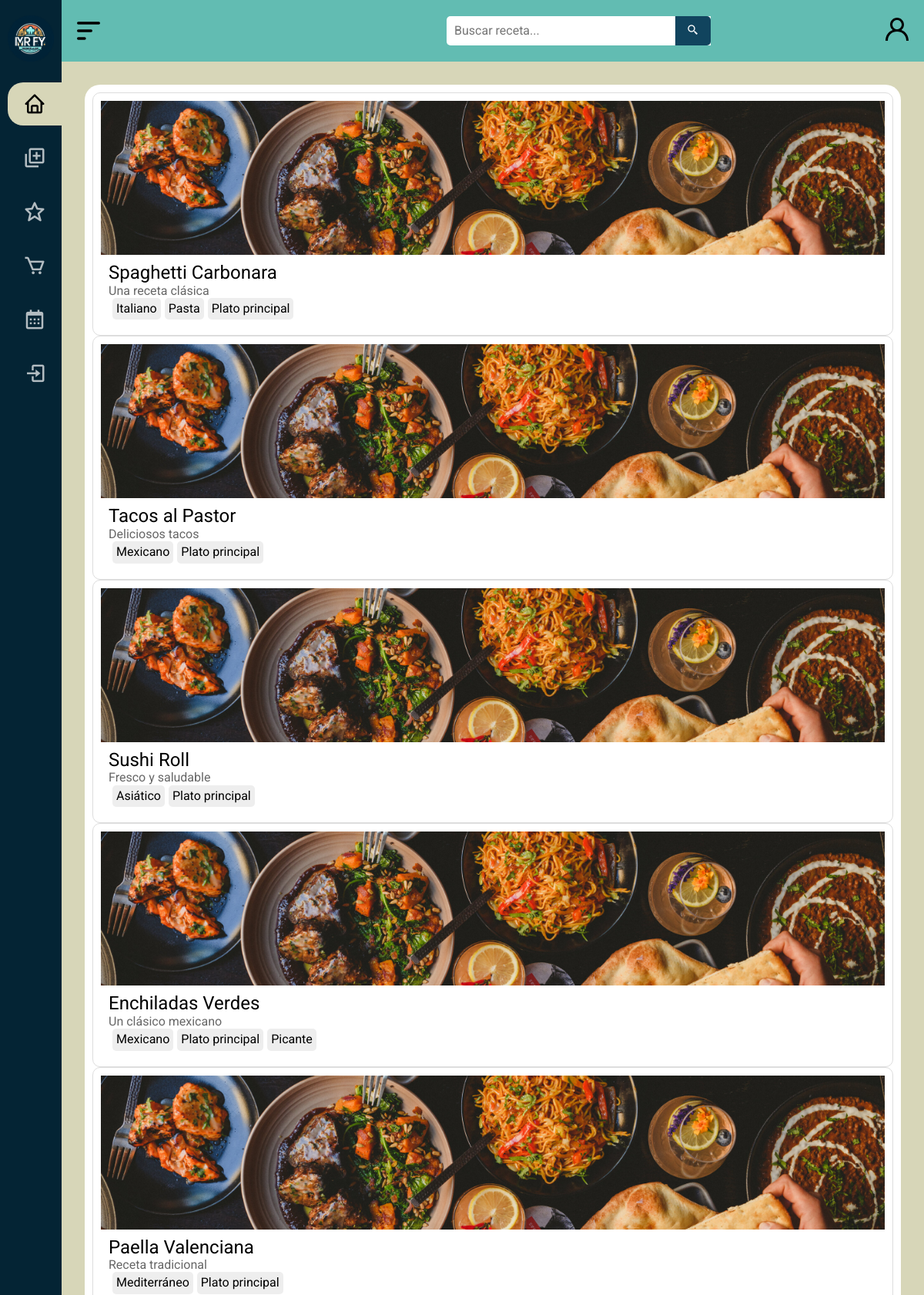
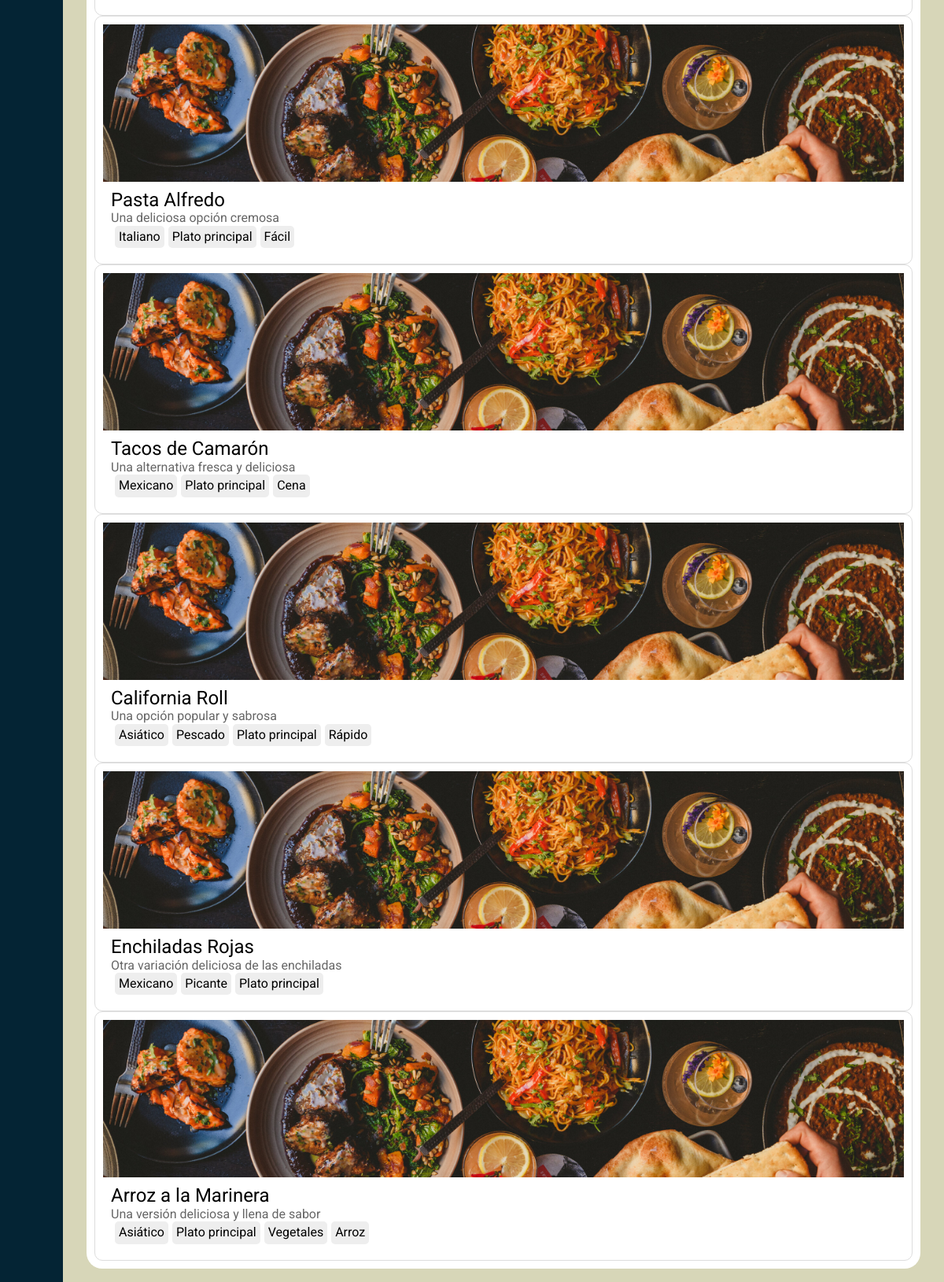
The page /inicio/ on the database its author committed (2 pictures, top to bottom).
### MRFY/models.py (models this page shows, shortened)
class Recipe(models.Model):
    IDReceta = models.AutoField(primary_key=True, unique=True)  # Clave primaria que coincide con la base de datos
    Nombre = models.CharField(max_length=100, null=False)
    Calorias = models.CharField(max_length=50, null=True)
    CarbHidratos = models.CharField(max_length=50, null=True)
    Proteinas = models.CharField(max_length=50, null=True)
    Grasas = models.CharField(max_length=50, null=True)
    Instrucciones = models.TextField(null=True)
    Comentarios = models.TextField(null=True)
    Valoración = models.DecimalField(max_digits=3, decimal_places=1, null=True)
    TiempoPreparación = models.CharField(max_length=50, null=True)
    Imagen = models.TextField(default='images/wallpaper4.jpg')
    Etiquetas = models.ManyToManyField('Tag', through='RecipeTag')
    Ingredientes = models.ManyToManyField('Ingredient', through='RecipeIngredient')

class RecipeTag(models.Model):
    IDReceta = models.ForeignKey(Recipe, on_delete=models.CASCADE)
    IDTag = models.ForeignKey(Tag, on_delete=models.CASCADE)

class Tag(models.Model):
    IDTag = models.AutoField(primary_key=True, unique=True)  # Clave primaria que coincide con la base de datos
    Nombre = models.CharField(max_length=100, null=False)

### MRFY/views.py (the view)
# urls.py: path('inicio/', inicio, name='inicio'),
def inicio(request):
    recipes = Recipe.objects.all()
    context = {
        "recipes": recipes,
        "user": request.user
    }
    return render(request, 'inicio/inicio.html', context)

### MRFY/templates/inicio/inicio.html (shortened to what this page needs)
{% load static %}
{% load custom_filters %}
<!DOCTYPE html>
<html lang="es">
<head>
    <link rel="stylesheet" href="{% static 'css/normalize.css' %}">
    <link rel="stylesheet" href="{% static 'css/estilos2.css' %}">
    <link href='https://unpkg.com/boxicons@2.1.4/css/boxicons.min.css' rel='stylesheet'>
</head>
<body id="body">
    <header id="header" class="header_standard">
        <div class="icon__menu">
            <img src="{% static 'images/menu-alt-1-svgrepo-com.svg' %}" alt="icono" class="svg__icon" id="btn_open">
        </div>
        <div class="search__box">
            <form action="{% url 'search' %}" method="GET">
                <input type="text" name="q" class="search__input" placeholder="Buscar receta...">
                <button class="search__button" type="submit">
                    <i class="bx bx-search-alt-2"></i>
                </button>
            </form>
        </div>
        <div class="icon__login">
            <a href="#" class="login">
                <img src="{% static 'images/profile-1335-svgrepo-com.svg' %}" alt="" class="svg__icon" title="Iniciar sesion">
            </a>
        </div>
    </header>
    <div class="menu__side" id="menu_side">
        <div class="name__page">
            <a href="/inicio">
                <img src="{% static 'images/icon.png' %}" alt="icono" class="icon">
            </a>
        </div>
        <div class="options__menu">
            <a href="/inicio" class="select">
                <div class="option">
                    <i class='bx bx-home' title="Inicio"></i>
                </div>
            </a>
            <a href="#">
                <div class="option">
                    <i class='bx bx-add-to-queue' title="Subir receta"></i>
                </div>
            </a>
            <a href="#">
                <div class="option">
                    <i class='bx bx-star' title="Favoritos"></i>
                </div>
            </a>
            <a href="#">
                <div class="option">
                    <i class='bx bx-cart' title="Lista de compras"></i>
                </div>
            </a>
            <a href="#">
                <div class="option">
                    <i class='bx bx-calendar' title="Recetario semanal"></i>
                </div>
            </a>
            {% if user.is_authenticated %}
            <a href="/logout">
                <div class="option">
                    <i class='bx bx-log-out' title="Logout"></i>
                    <h4>Cerrar sesion</h4>
                </div>
            </a>
            {% else %}
            <a href="/login">
                <div class="option">
                    <i class='bx bx-log-in' title="Login"></i>
                </div>
            </a>
            {% endif %}
        </div>
    </div>
    <main>
        <div class="main__container">
            {% for recipe in recipes %}
            <div class="recipe-card">
                <a href="{% url 'recipe_detail' recipe.IDReceta %}">
                <div class="recipe-image">
                    <img src="{% static recipe.Imagen %}" alt="Receta">
                </div>
                <div class="recipe-content">
                    <h2 class="recipe-title">{{ recipe.Nombre }}</h2>
                    <p class="recipe-description">{{ recipe.Comentarios }}</p>
                    <div class="recipe-tags">
                        {% for recipe_tag in recipe.recipetag_set.all %}
                            <a href="{% url 'search' %}?q={{ recipe_tag.IDTag.Nombre }}" class="tag">{{ recipe_tag.IDTag.Nombre }}</a>
                        {% endfor %}
                    </div>
                </div>
                </a>
            </div>
            {% endfor %}
        </div>
    </main>
</body>
</html>

### MRFY/static/css/estilos2.css (style rules this page uses)
* { text-decoration: none; font-family: "Roboto", sans-serif; }
.svg__icon { width: 30px; height: 30px; }
.options__menu .option i { width: 30px; height: 30px; font-size: 30px; }
.icon { width: 70px; height: 70px; }
body { margin-left: 80px; transition: margin-left 300ms cubic-bezier(0.785, 0.135, 0.15, 0.86); margin-top: 80px; background: #D7D6B8; }
main { padding: 20px; }
header { height: 80px; background-color: #62BCB2; display: flex; align-items: center; position: fixed; top: 0; z-index: 200; transition: width 300ms cubic-bezier(0.785, 0.135, 0.15, 0.86); }
.header_standard { width: calc(100% - 80px); }
.icon__menu { width: 50px; height: 100%; display: flex; justify-content: center; align-items: center; transform: translateX(10px); }
.icon__login { position: absolute; right: 0; width: 50px; height: 100%; display: flex; justify-content: center; align-items: center; }
.icon__menu .svg__icon { width: 40px; height: 40px; cursor: pointer; position: absolute; }
.menu__side { width: 80px; height: 100%; background: #042434; position: fixed; top: 0; left: 0; color: white; font-size: 18px; z-index: 300; overflow: hidden; overflow-y: scroll; transition: all 300ms cubic-bezier(0.785, 0.135, 0.15, 0.86); }
.menu__side { -ms-overflow-style: none; scrollbar-width: none; }
.name__page { padding: 10px 10px; display: flex; align-items: center; margin-top: 10px; }
.name__page .icon { margin-right: 20px; width: 60px; height: 60px; }
.options__menu { padding: 20px 30px; position: absolute; top: 80px; }
.options__menu a { color: #ffffffb2; cursor: default; display: block; position: relative; transition: color 300ms; }
.icon__login .login .svg__icon { margin-right: 20px; cursor: pointer; }
.options__menu .option { padding: 20px 0px; display: flex; align-items: center; position: relative; }
.options__menu .option i { margin-right: 20px; cursor: pointer; }
a.select { color: black; width: 250px; }
.select::before { content: ''; width: 3px; height: 80%; width: 280px; position: absolute; top: 10%; left: -20px; background: #D7D6B8; border-radius: 20px; margin-right: 50px; }
.main__container { position: relative; margin: 10px; padding: 10px; border-radius: 20px; background: white; justify-content: center; align-items: center; }
.recipe-card { border: 1px solid #ddd; border-radius: 10px; overflow: hidden; display: flex; flex-direction: column; padding: 10px; }
.recipe-card a { color: black; }
.recipe-image { width: 100%; height: 200px; background: #f0f0f0; }
.recipe-image img { width: 100%; height: 100%; object-fit: cover; }
.recipe-content { padding: 10px; }
.recipe-title { font-size: 1.5em; }
.recipe-description { color: #666; }
.recipe-tags { display: flex; gap: 5px; }
.tag { background: #eee; padding: 5px; border-radius: 5px; }
.container__recipe h1, h2 { font-weight: 400; }
.search__box { position: relative; padding-left: 450px; display: flex; justify-content: center; align-items: center; margin: 20px 0; font-size: 1rem; }
.search__box i { color: white; }
.search__input { padding: 10px; padding-right: 150px; border-radius: 5px 0 0 5px; border: 0; outline: none; }
.search__box button { background-color: #11445e; padding: 10px 15px; position: absolute; border: 0; top: 0; bottom: 0; right: 0; margin: auto; border-radius: 0 5px 5px 0; cursor: pointer; transition: 300ms; }

### rows shown on the page
Recipe: Imagen (picture), Nombre "Spaghetti Carbonara", Comentarios "Una receta clásica"
RecipeTag: IDTag.Nombre "Italiano"
RecipeTag: IDTag.Nombre "Pasta"
RecipeTag: IDTag.Nombre "Plato principal"
Recipe: Imagen (picture), Nombre "Tacos al Pastor", Comentarios "Deliciosos tacos"
RecipeTag: IDTag.Nombre "Mexicano"
RecipeTag: IDTag.Nombre "Plato principal"
Recipe: Imagen (picture), Nombre "Sushi Roll", Comentarios "Fresco y saludable"
RecipeTag: IDTag.Nombre "Asiático"
RecipeTag: IDTag.Nombre "Plato principal"
Recipe: Imagen (picture), Nombre "Enchiladas Verdes", Comentarios "Un clásico mexicano"
RecipeTag: IDTag.Nombre "Mexicano"
RecipeTag: IDTag.Nombre "Plato principal"
RecipeTag: IDTag.Nombre "Picante"
Recipe: Imagen (picture), Nombre "Paella Valenciana", Comentarios "Receta tradicional"
RecipeTag: IDTag.Nombre "Mediterráneo"
RecipeTag: IDTag.Nombre "Plato principal"
Recipe: Imagen (picture), Nombre "Pasta Alfredo", Comentarios "Una deliciosa opción cremosa"
RecipeTag: IDTag.Nombre "Italiano"
RecipeTag: IDTag.Nombre "Plato principal"
RecipeTag: IDTag.Nombre "Fácil"
Recipe: Imagen (picture), Nombre "Tacos de Camarón", Comentarios "Una alternativa fresca y deliciosa"
RecipeTag: IDTag.Nombre "Mexicano"
RecipeTag: IDTag.Nombre "Plato principal"
RecipeTag: IDTag.Nombre "Cena"
Recipe: Imagen (picture), Nombre "California Roll", Comentarios "Una opción popular y sabrosa"
RecipeTag: IDTag.Nombre "Asiático"
RecipeTag: IDTag.Nombre "Pescado"
RecipeTag: IDTag.Nombre "Plato principal"
RecipeTag: IDTag.Nombre "Rápido"
Recipe: Imagen (picture), Nombre "Enchiladas Rojas", Comentarios "Otra variación deliciosa de las enchiladas"
RecipeTag: IDTag.Nombre "Mexicano"
RecipeTag: IDTag.Nombre "Picante"
RecipeTag: IDTag.Nombre "Plato principal"
Recipe: Imagen (picture), Nombre "Arroz a la Marinera", Comentarios "Una versión deliciosa y llena de sabor"
RecipeTag: IDTag.Nombre "Asiático"
RecipeTag: IDTag.Nombre "Plato principal"
RecipeTag: IDTag.Nombre "Vegetales"
RecipeTag: IDTag.Nombre "Arroz"
